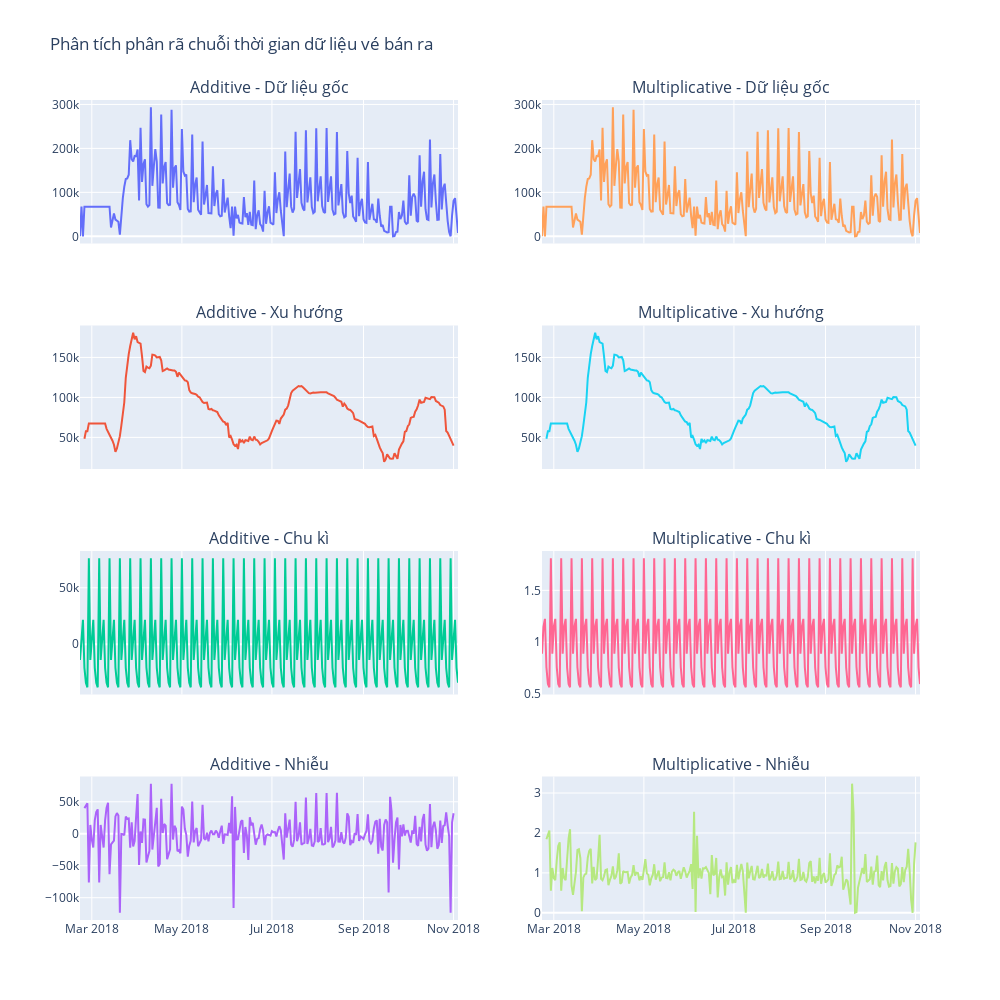

The code cell stored with this chart in its notebook:
### Markdown cell above
### Phân tích lượng vé bán ra theo thời gian

**Trường dữ liệu**

- `tickets_sold`: lượng vé bán ra

**Lý do chọn biểu đồ**

- Đây là cột dữ liệu chứa thông tin về lượng vé bán ra theo thời gian.
- Bên cạnh lượng doanh thu của các rạp chiếu, dữ liệu về lượng vé bán được đóng vai trò 
không nhỏ vì nó cho thấy được sự thay đổi của lượng khách hàng đến rạp chiếu phim theo thời gian.
- Để phân tích kĩ hơn dữ liệu này, ta có thể phân tách nó ra thành các thành phần mùa vụ bằng `tsa.seasonal_decompose()` và sử dụng các biểu đồ đường.
    - Để phân tách một dữ liệu time series thành các thành phần mùa vụ, ta có 2 mô hình khác nhau có thể sử dụng:
        - Mô hình `additive`: $y_t = T_t + S_t + e_t$
        - Mô hình `multiplicative`: $y_t = T_t \times S_t \times e_t$
    - Trong đó:
        - $y_t$: giá trị của dữ liệu time series tại thời điểm $t$
        - $T_t$: giá trị của thành phần trend tại thời điểm $t$
        - $S_t$: giá trị của thành phần seasonal tại thời điểm $t$
        - $e_t$: giá trị của thành phần residual tại thời điểm $t$

### Code cell
def plotseasonal(res, fig, col):
    fig.add_trace(go.Scatter(x=res.observed.index, y=res.observed), row=1, col=col)
    fig.add_trace(go.Scatter(x=res.trend.index, y=res.trend), row=2, col=col)
    fig.add_trace(go.Scatter(x=res.seasonal.index, y=res.seasonal), row=3, col=col)
    fig.add_trace(go.Scatter(x=res.resid.index, y=res.resid), row=4, col=col)
    

tickets_df = get_df('tickets_sold')
fig = make_subplots(rows=4, cols=2, subplot_titles=("Additive - Dữ liệu gốc", "Multiplicative - Dữ liệu gốc",
                                                    "Additive - Xu hướng", "Multiplicative - Xu hướng",
                                                    "Additive - Chu kì", "Multiplicative - Chu kì",
                                                    "Additive - Nhiễu", "Multiplicative - Nhiễu"),
                    shared_xaxes=True, vertical_spacing=0.1,)

add_res = sm.tsa.seasonal_decompose(tickets_df["tickets_sold"], model="additive")
plotseasonal(add_res, fig, 1)
mul_res = sm.tsa.seasonal_decompose(tickets_df["tickets_sold"], model="multiplicative")
plotseasonal(mul_res, fig, 2)

fig.update_layout(height=1000, width=1000,
                  title_text="Phân tích phân rã chuỗi thời gian dữ liệu vé bán ra", showlegend=False)

### Figure 1 — Plotly figure (JSON) as saved in the notebook; plotly's stock layout.template omitted (floating-point values rounded to 4 significant figures; data arrays with more than 128 entries replaced by an {"elided": "..."} marker saying what was removed)
{"data": [{"type": "scatter", "x": {"elided": "257 str values"}, "xaxis": "x", "y": {"elided": "257 int values"}, "yaxis": "y"}, {"type": "scatter", "x": {"elided": "257 str values"}, "xaxis": "x3", "y": {"elided": "257 float values"}, "yaxis": "y3"}, {"type": "scatter", "x": {"elided": "257 str values"}, "xaxis": "x5", "y": {"elided": "257 float values"}, "yaxis": "y5"}, {"type": "scatter", "x": {"elided": "257 str values"}, "xaxis": "x7", "y": {"elided": "257 float values"}, "yaxis": "y7"}, {"type": "scatter", "x": {"elided": "257 str values"}, "xaxis": "x2", "y": {"elided": "257 int values"}, "yaxis": "y2"}, {"type": "scatter", "x": {"elided": "257 str values"}, "xaxis": "x4", "y": {"elided": "257 float values"}, "yaxis": "y4"}, {"type": "scatter", "x": {"elided": "257 str values"}, "xaxis": "x6", "y": {"elided": "257 float values"}, "yaxis": "y6"}, {"type": "scatter", "x": {"elided": "257 str values"}, "xaxis": "x8", "y": {"elided": "257 float values"}, "yaxis": "y8"}], "layout": {"annotations": [{"font": {"size": 16}, "showarrow": false, "text": "Additive - Dữ liệu gốc", "x": 0.225, "xanchor": "center", "xref": "paper", "y": 1, "yanchor": "bottom", "yref": "paper"}, {"font": {"size": 16}, "showarrow": false, "text": "Multiplicative - Dữ liệu gốc", "x": 0.775, "xanchor": "center", "xref": "paper", "y": 1, "yanchor": "bottom", "yref": "paper"}, {"font": {"size": 16}, "showarrow": false, "text": "Additive - Xu hướng", "x": 0.225, "xanchor": "center", "xref": "paper", "y": 0.725, "yanchor": "bottom", "yref": "paper"}, {"font": {"size": 16}, "showarrow": false, "text": "Multiplicative - Xu hướng", "x": 0.775, "xanchor": "center", "xref": "paper", "y": 0.725, "yanchor": "bottom", "yref": "paper"}, {"font": {"size": 16}, "showarrow": false, "text": "Additive - Chu kì", "x": 0.225, "xanchor": "center", "xref": "paper", "y": 0.45, "yanchor": "bottom", "yref": "paper"}, {"font": {"size": 16}, "showarrow": false, "text": "Multiplicative - Chu kì", "x": 0.775, "xanchor": "center", "xref": "paper", "y": 0.45, "yanchor": "bottom", "yref": "paper"}, {"font": {"size": 16}, "showarrow": false, "text": "Additive - Nhiễu", "x": 0.225, "xanchor": "center", "xref": "paper", "y": 0.175, "yanchor": "bottom", "yref": "paper"}, {"font": {"size": 16}, "showarrow": false, "text": "Multiplicative - Nhiễu", "x": 0.775, "xanchor": "center", "xref": "paper", "y": 0.175, "yanchor": "bottom", "yref": "paper"}], "height": 1000, "showlegend": false, "title": {"text": "Phân tích phân rã chuỗi thời gian dữ liệu vé bán ra"}, "width": 1000, "xaxis": {"anchor": "y", "domain": [0, 0.45], "matches": "x7", "showticklabels": false}, "xaxis2": {"anchor": "y2", "domain": [0.55, 1], "matches": "x8", "showticklabels": false}, "xaxis3": {"anchor": "y3", "domain": [0, 0.45], "matches": "x7", "showticklabels": false}, "xaxis4": {"anchor": "y4", "domain": [0.55, 1], "matches": "x8", "showticklabels": false}, "xaxis5": {"anchor": "y5", "domain": [0, 0.45], "matches": "x7", "showticklabels": false}, "xaxis6": {"anchor": "y6", "domain": [0.55, 1], "matches": "x8", "showticklabels": false}, "xaxis7": {"anchor": "y7", "domain": [0, 0.45]}, "xaxis8": {"anchor": "y8", "domain": [0.55, 1]}, "yaxis": {"anchor": "x", "domain": [0.825, 1]}, "yaxis2": {"anchor": "x2", "domain": [0.825, 1]}, "yaxis3": {"anchor": "x3", "domain": [0.55, 0.725]}, "yaxis4": {"anchor": "x4", "domain": [0.55, 0.725]}, "yaxis5": {"anchor": "x5", "domain": [0.275, 0.45]}, "yaxis6": {"anchor": "x6", "domain": [0.275, 0.45]}, "yaxis7": {"anchor": "x7", "domain": [0, 0.175]}, "yaxis8": {"anchor": "x8", "domain": [0, 0.175]}}}
